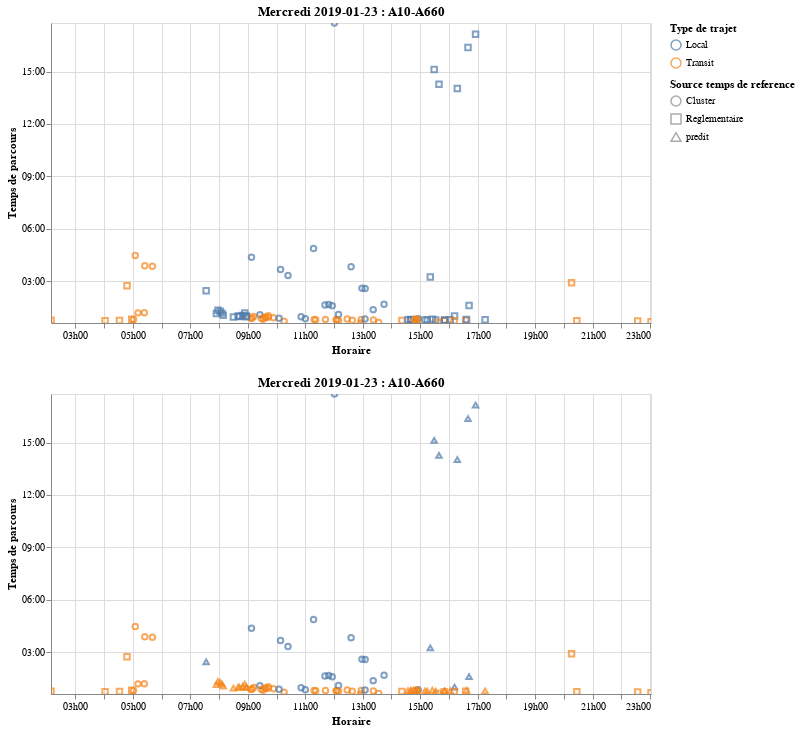

Notebook code for this chart:
### Code cell
alt.vconcat(g.graph_transit_filtre_multiple(test_p_graph,'2019-01-23 00:00:00', '2019-01-23 23:59:59','A10-A660', 1),
g.graph_transit_filtre_multiple(dico_df_transit['df_transit_marge0'],'2019-01-23 00:00:00', '2019-01-23 23:59:59','A10-A660', 1))

### Figure 1 — Vega-Lite specification as saved in the notebook (floating-point values rounded to 4 significant figures)
{"$schema": "https://vega.github.io/schema/vega-lite/v2.6.0.json", "config": {"view": {"height": 300, "width": 400}}, "datasets": {"data-1633c3f7c00e873c340463e4b9e9c2eb": [{"date_cam_1": "2019-01-23T02:09:05", "filtre_tps": "Transit", "tps_parcours": "2018-01-01T00:45:59", "type": "Reglementaire"}, {"date_cam_1": "2019-01-23T04:02:03", "filtre_tps": "Transit", "tps_parcours": "2018-01-01T00:43:50", "type": "Reglementaire"}, {"date_cam_1": "2019-01-23T04:32:01", "filtre_tps": "Transit", "tps_parcours": "2018-01-01T00:45:04", "type": "Reglementaire"}, {"date_cam_1": "2019-01-23T04:57:43", "filtre_tps": "Transit", "tps_parcours": "2018-01-01T00:49:22", "type": "Reglementaire"}, {"date_cam_1": "2019-01-23T05:01:16", "filtre_tps": "Transit", "tps_parcours": "2018-01-01T00:48:07", "type": "Cluster"}, {"date_cam_1": "2019-01-23T05:05:00", "filtre_tps": "Transit", "tps_parcours": "2018-01-01T04:28:25", "type": "Cluster"}, {"date_cam_1": "2019-01-23T05:10:40", "filtre_tps": "Transit", "tps_parcours": "2018-01-01T01:11:05", "type": "Cluster"}, {"date_cam_1": "2019-01-23T05:23:56", "filtre_tps": "Transit", "tps_parcours": "2018-01-01T01:11:49", "type": "Cluster"}, {"date_cam_1": "2019-01-23T05:24:55", "filtre_tps": "Transit", "tps_parcours": "2018-01-01T03:53:03", "type": "Cluster"}, {"date_cam_1": "2019-01-23T05:40:46", "filtre_tps": "Transit", "tps_parcours": "2018-01-01T03:51:15", "type": "Cluster"}, {"date_cam_1": "2019-01-23T09:08:54", "filtre_tps": "Transit", "tps_parcours": "2018-01-01T00:53:42", "type": "Cluster"}, {"date_cam_1": "2019-01-23T09:32:01", "filtre_tps": "Transit", "tps_parcours": "2018-01-01T00:49:02", "type": "Cluster"}, {"date_cam_1": "2019-01-23T10:15:53", "filtre_tps": "Transit", "tps_parcours": "2018-01-01T00:42:42", "type": "Cluster"}, {"date_cam_1": "2019-01-23T11:42:11", "filtre_tps": "Transit", "tps_parcours": "2018-01-01T00:48:03", "type": "Cluster"}, {"date_cam_1": "2019-01-23T12:35:41", "filtre_tps": "Local", "tps_parcours": "2018-01-01T03:49:25", "type": "Cluster"}, {"date_cam_1": "2019-01-23T17:15:33", "filtre_tps": "Transit", "tps_parcours": "2018-01-01T00:47:12", "type": "predit"}, {"date_cam_1": "2019-01-23T22:34:06", "filtre_tps": "Transit", "tps_parcours": "2018-01-01T00:43:31", "type": "Reglementaire"}, {"date_cam_1": "2019-01-23T23:01:54", "filtre_tps": "Transit", "tps_parcours": "2018-01-01T00:40:57", "type": "Reglementaire"}, {"date_cam_1": "2019-01-23T04:47:52", "filtre_tps": "Transit", "tps_parcours": "2018-01-01T02:44:08", "type": "Reglementaire"}, {"date_cam_1": "2019-01-23T07:33:04", "filtre_tps": "Local", "tps_parcours": "2018-01-01T02:26:52", "type": "predit"}, {"date_cam_1": "2019-01-23T07:57:39", "filtre_tps": "Transit", "tps_parcours": "2018-01-01T01:19:49", "type": "predit"}, {"date_cam_1": "2019-01-23T08:02:22", "filtre_tps": "Transit", "tps_parcours": "2018-01-01T01:16:37", "type": "predit"}, {"date_cam_1": "2019-01-23T08:05:54", "filtre_tps": "Transit", "tps_parcours": "2018-01-01T01:10:12", "type": "predit"}, {"date_cam_1": "2019-01-23T08:08:39", "filtre_tps": "Transit", "tps_parcours": "2018-01-01T01:02:55", "type": "predit"}, {"date_cam_1": "2019-01-23T08:29:57", "filtre_tps": "Transit", "tps_parcours": "2018-01-01T00:56:37", "type": "predit"}, {"date_cam_1": "2019-01-23T08:39:49", "filtre_tps": "Transit", "tps_parcours": "2018-01-01T00:59:57", "type": "predit"}, {"date_cam_1": "2019-01-23T08:49:14", "filtre_tps": "Transit", "tps_parcours": "2018-01-01T01:02:10", "type": "predit"}, {"date_cam_1": "2019-01-23T08:53:39", "filtre_tps": "Transit", "tps_parcours": "2018-01-01T01:10:19", "type": "predit"}, {"date_cam_1": "2019-01-23T08:57:23", "filtre_tps": "Transit", "tps_parcours": "2018-01-01T00:59:59", "type": "predit"}, {"date_cam_1": "2019-01-23T09:06:44", "filtre_tps": "Transit", "tps_parcours": "2018-01-01T00:52:08", "type": "Cluster"}, {"date_cam_1": "2019-01-23T09:07:42", "filtre_tps": "Local", "tps_parcours": "2018-01-01T04:22:10", "type": "Cluster"}, {"date_cam_1": "2019-01-23T09:12:22", "filtre_tps": "Transit", "tps_parcours": "2018-01-01T00:58:20", "type": "Cluster"}, {"date_cam_1": "2019-01-23T09:25:18", "filtre_tps": "Local", "tps_parcours": "2018-01-01T01:05:03", "type": "Cluster"}, {"date_cam_1": "2019-01-23T09:28:08", "filtre_tps": "Transit", "tps_parcours": "2018-01-01T00:52:47", "type": "Cluster"}, {"date_cam_1": "2019-01-23T09:36:30", "filtre_tps": "Transit", "tps_parcours": "2018-01-01T00:56:16", "type": "Cluster"}, {"date_cam_1": "2019-01-23T09:36:34", "filtre_tps": "Transit", "tps_parcours": "2018-01-01T00:56:14", "type": "Cluster"}, {"date_cam_1": "2019-01-23T09:42:26", "filtre_tps": "Transit", "tps_parcours": "2018-01-01T00:56:25", "type": "Cluster"}, {"date_cam_1": "2019-01-23T09:42:51", "filtre_tps": "Transit", "tps_parcours": "2018-01-01T01:01:36", "type": "Cluster"}, {"date_cam_1": "2019-01-23T09:53:43", "filtre_tps": "Transit", "tps_parcours": "2018-01-01T00:54:08", "type": "Cluster"}, {"date_cam_1": "2019-01-23T10:05:21", "filtre_tps": "Local", "tps_parcours": "2018-01-01T00:52:31", "type": "Cluster"}, {"date_cam_1": "2019-01-23T10:51:22", "filtre_tps": "Local", "tps_parcours": "2018-01-01T00:57:38", "type": "Cluster"}, {"date_cam_1": "2019-01-23T11:00:09", "filtre_tps": "Local", "tps_parcours": "2018-01-01T00:50:49", "type": "Cluster"}, {"date_cam_1": "2019-01-23T11:17:16", "filtre_tps": "Local", "tps_parcours": "2018-01-01T04:52:18", "type": "Cluster"}, {"date_cam_1": "2019-01-23T11:18:27", "filtre_tps": "Transit", "tps_parcours": "2018-01-01T00:48:07", "type": "Cluster"}, {"date_cam_1": "2019-01-23T11:21:52", "filtre_tps": "Transit", "tps_parcours": "2018-01-01T00:47:19", "type": "Cluster"}, {"date_cam_1": "2019-01-23T11:41:11", "filtre_tps": "Local", "tps_parcours": "2018-01-01T01:38:18", "type": "Cluster"}, {"date_cam_1": "2019-01-23T11:48:54", "filtre_tps": "Local", "tps_parcours": "2018-01-01T01:39:29", "type": "Cluster"}, {"date_cam_1": "2019-01-23T11:56:16", "filtre_tps": "Local", "tps_parcours": "2018-01-01T01:35:45", "type": "Cluster"}, {"date_cam_1": "2019-01-23T12:04:27", "filtre_tps": "Transit", "tps_parcours": "2018-01-01T00:47:34", "type": "Cluster"}, {"date_cam_1": "2019-01-23T12:05:39", "filtre_tps": "Transit", "tps_parcours": "2018-01-01T00:47:26", "type": "Cluster"}, {"date_cam_1": "2019-01-23T12:09:22", "filtre_tps": "Local", "tps_parcours": "2018-01-01T01:05:31", "type": "Cluster"}, {"date_cam_1": "2019-01-23T12:09:25", "filtre_tps": "Transit", "tps_parcours": "2018-01-01T00:45:43", "type": "Cluster"}, {"date_cam_1": "2019-01-23T12:27:40", "filtre_tps": "Transit", "tps_parcours": "2018-01-01T00:49:50", "type": "Cluster"}, {"date_cam_1": "2019-01-23T12:38:09", "filtre_tps": "Transit", "tps_parcours": "2018-01-01T00:45:52", "type": "Cluster"}, {"date_cam_1": "2019-01-23T12:55:25", "filtre_tps": "Transit", "tps_parcours": "2018-01-01T00:36:17", "type": "Cluster"}, {"date_cam_1": "2019-01-23T12:56:54", "filtre_tps": "Transit", "tps_parcours": "2018-01-01T00:47:56", "type": "Cluster"}, {"date_cam_1": "2019-01-23T12:58:24", "filtre_tps": "Local", "tps_parcours": "2018-01-01T02:35:22", "type": "Cluster"}, {"date_cam_1": "2019-01-23T13:04:49", "filtre_tps": "Local", "tps_parcours": "2018-01-01T00:50:10", "type": "Cluster"}, {"date_cam_1": "2019-01-23T13:21:49", "filtre_tps": "Local", "tps_parcours": "2018-01-01T01:22:13", "type": "Cluster"}, {"date_cam_1": "2019-01-23T13:33:16", "filtre_tps": "Transit", "tps_parcours": "2018-01-01T00:37:52", "type": "Cluster"}, {"date_cam_1": "2019-01-23T14:21:52", "filtre_tps": "Transit", "tps_parcours": "2018-01-01T00:44:43", "type": "Reglementaire"}, {"date_cam_1": "2019-01-23T14:34:36", "filtre_tps": "Transit", "tps_parcours": "2018-01-01T00:47:48", "type": "predit"}, {"date_cam_1": "2019-01-23T14:40:02", "filtre_tps": "Transit", "tps_parcours": "2018-01-01T00:48:36", "type": "predit"}, {"date_cam_1": "2019-01-23T14:41:13", "filtre_tps": "Transit", "tps_parcours": "2018-01-01T00:46:40", "type": "predit"}, {"date_cam_1": "2019-01-23T14:48:05", "filtre_tps": "Transit", "tps_parcours": "2018-01-01T00:46:45", "type": "Cluster"}, {"date_cam_1": "2019-01-23T14:54:16", "filtre_tps": "Transit", "tps_parcours": "2018-01-01T00:47:00", "type": "Cluster"}, {"date_cam_1": "2019-01-23T15:10:00", "filtre_tps": "Transit", "tps_parcours": "2018-01-01T00:47:01", "type": "predit"}, {"date_cam_1": "2019-01-23T15:14:46", "filtre_tps": "Transit", "tps_parcours": "2018-01-01T00:46:29", "type": "predit"}, {"date_cam_1": "2019-01-23T15:21:03", "filtre_tps": "Local", "tps_parcours": "2018-01-01T03:14:22", "type": "predit"}, {"date_cam_1": "2019-01-23T15:25:24", "filtre_tps": "Transit", "tps_parcours": "2018-01-01T00:49:36", "type": "predit"}, {"date_cam_1": "2019-01-23T15:32:19", "filtre_tps": "Transit", "tps_parcours": "2018-01-01T00:46:24", "type": "predit"}, {"date_cam_1": "2019-01-23T15:51:05", "filtre_tps": "Transit", "tps_parcours": "2018-01-01T00:46:40", "type": "predit"}, {"date_cam_1": "2019-01-23T16:02:43", "filtre_tps": "Transit", "tps_parcours": "2018-01-01T00:47:42", "type": "predit"}, {"date_cam_1": "2019-01-23T16:11:43", "filtre_tps": "Local", "tps_parcours": "2018-01-01T00:59:58", "type": "predit"}, {"date_cam_1": "2019-01-23T16:34:49", "filtre_tps": "Transit", "tps_parcours": "2018-01-01T00:45:21", "type": "Reglementaire"}, {"date_cam_1": "2019-01-23T16:36:48", "filtre_tps": "Transit", "tps_parcours": "2018-01-01T00:48:34", "type": "predit"}, {"date_cam_1": "2019-01-23T16:41:59", "filtre_tps": "Local", "tps_parcours": "2018-01-01T01:36:17", "type": "predit"}, {"date_cam_1": "2019-01-23T20:27:03", "filtre_tps": "Transit", "tps_parcours": "2018-01-01T00:44:09", "type": "Reglementaire"}, {"date_cam_1": "2019-01-23T07:54:26", "filtre_tps": "Transit", "tps_parcours": "2018-01-01T01:08:36", "type": "predit"}, {"date_cam_1": "2019-01-23T10:08:25", "filtre_tps": "Local", "tps_parcours": "2018-01-01T03:40:10", "type": "Cluster"}, {"date_cam_1": "2019-01-23T10:23:58", "filtre_tps": "Local", "tps_parcours": "2018-01-01T03:19:41", "type": "Cluster"}, {"date_cam_1": "2019-01-23T14:55:39", "filtre_tps": "Local", "tps_parcours": "2018-01-01T00:51:07", "type": "Cluster"}, {"date_cam_1": "2019-01-23T16:17:31", "filtre_tps": "Local", "tps_parcours": "2018-01-01T14:01:33", "type": "predit"}, {"date_cam_1": "2019-01-23T16:39:48", "filtre_tps": "Local", "tps_parcours": "2018-01-01T16:22:13", "type": "predit"}, {"date_cam_1": "2019-01-23T08:42:40", "filtre_tps": "Transit", "tps_parcours": "2018-01-01T00:58:56", "type": "predit"}, {"date_cam_1": "2019-01-23T08:56:37", "filtre_tps": "Transit", "tps_parcours": "2018-01-01T00:57:47", "type": "predit"}, {"date_cam_1": "2019-01-23T12:00:58", "filtre_tps": "Local", "tps_parcours": "2018-01-01T17:46:42", "type": "Cluster"}, {"date_cam_1": "2019-01-23T13:22:13", "filtre_tps": "Transit", "tps_parcours": "2018-01-01T00:46:49", "type": "Cluster"}, {"date_cam_1": "2019-01-23T13:44:31", "filtre_tps": "Local", "tps_parcours": "2018-01-01T01:40:39", "type": "Cluster"}, {"date_cam_1": "2019-01-23T14:49:36", "filtre_tps": "Transit", "tps_parcours": "2018-01-01T00:49:52", "type": "Cluster"}, {"date_cam_1": "2019-01-23T14:52:29", "filtre_tps": "Transit", "tps_parcours": "2018-01-01T00:40:39", "type": "Cluster"}, {"date_cam_1": "2019-01-23T14:54:13", "filtre_tps": "Transit", "tps_parcours": "2018-01-01T00:48:28", "type": "Cluster"}, {"date_cam_1": "2019-01-23T15:29:08", "filtre_tps": "Local", "tps_parcours": "2018-01-01T15:07:16", "type": "predit"}, {"date_cam_1": "2019-01-23T15:37:48", "filtre_tps": "Transit", "tps_parcours": "2018-01-01T00:37:44", "type": "Reglementaire"}, {"date_cam_1": "2019-01-23T15:39:13", "filtre_tps": "Local", "tps_parcours": "2018-01-01T14:16:16", "type": "predit"}, {"date_cam_1": "2019-01-23T15:50:05", "filtre_tps": "Transit", "tps_parcours": "2018-01-01T00:44:11", "type": "Reglementaire"}, {"date_cam_1": "2019-01-23T13:05:01", "filtre_tps": "Local", "tps_parcours": "2018-01-01T02:34:39", "type": "Cluster"}, {"date_cam_1": "2019-01-23T15:51:15", "filtre_tps": "Transit", "tps_parcours": "2018-01-01T00:46:00", "type": "predit"}, {"date_cam_1": "2019-01-23T16:10:47", "filtre_tps": "Transit", "tps_parcours": "2018-01-01T00:44:23", "type": "Reglementaire"}, {"date_cam_1": "2019-01-23T16:55:35", "filtre_tps": "Local", "tps_parcours": "2018-01-01T17:08:15", "type": "predit"}, {"date_cam_1": "2019-01-23T20:16:02", "filtre_tps": "Transit", "tps_parcours": "2018-01-01T02:54:11", "type": "Reglementaire"}], "data-adf0dc369b7944dc29a86006e8247305": [{"date_cam_1": "2019-01-23T02:09:05", "filtre_tps": "Transit", "tps_parcours": "2018-01-01T00:45:59", "type": "Reglementaire"}, {"date_cam_1": "2019-01-23T04:02:03", "filtre_tps": "Transit", "tps_parcours": "2018-01-01T00:43:50", "type": "Reglementaire"}, {"date_cam_1": "2019-01-23T04:32:01", "filtre_tps": "Transit", "tps_parcours": "2018-01-01T00:45:04", "type": "Reglementaire"}, {"date_cam_1": "2019-01-23T04:57:43", "filtre_tps": "Transit", "tps_parcours": "2018-01-01T00:49:22", "type": "Reglementaire"}, {"date_cam_1": "2019-01-23T05:01:16", "filtre_tps": "Transit", "tps_parcours": "2018-01-01T00:48:07", "type": "Cluster"}, {"date_cam_1": "2019-01-23T05:05:00", "filtre_tps": "Transit", "tps_parcours": "2018-01-01T04:28:25", "type": "Cluster"}, {"date_cam_1": "2019-01-23T05:10:40", "filtre_tps": "Transit", "tps_parcours": "2018-01-01T01:11:05", "type": "Cluster"}, {"date_cam_1": "2019-01-23T05:23:56", "filtre_tps": "Transit", "tps_parcours": "2018-01-01T01:11:49", "type": "Cluster"}, {"date_cam_1": "2019-01-23T05:24:55", "filtre_tps": "Transit", "tps_parcours": "2018-01-01T03:53:03", "type": "Cluster"}, {"date_cam_1": "2019-01-23T05:40:46", "filtre_tps": "Transit", "tps_parcours": "2018-01-01T03:51:15", "type": "Cluster"}, {"date_cam_1": "2019-01-23T09:08:54", "filtre_tps": "Transit", "tps_parcours": "2018-01-01T00:53:42", "type": "Cluster"}, {"date_cam_1": "2019-01-23T09:32:01", "filtre_tps": "Transit", "tps_parcours": "2018-01-01T00:49:02", "type": "Cluster"}, {"date_cam_1": "2019-01-23T10:15:53", "filtre_tps": "Transit", "tps_parcours": "2018-01-01T00:42:42", "type": "Cluster"}, {"date_cam_1": "2019-01-23T11:42:11", "filtre_tps": "Transit", "tps_parcours": "2018-01-01T00:48:03", "type": "Cluster"}, {"date_cam_1": "2019-01-23T12:35:41", "filtre_tps": "Local", "tps_parcours": "2018-01-01T03:49:25", "type": "Cluster"}, {"date_cam_1": "2019-01-23T17:15:33", "filtre_tps": "Local", "tps_parcours": "2018-01-01T00:47:12", "type": "Reglementaire"}, {"date_cam_1": "2019-01-23T22:34:06", "filtre_tps": "Transit", "tps_parcours": "2018-01-01T00:43:31", "type": "Reglementaire"}, {"date_cam_1": "2019-01-23T23:01:54", "filtre_tps": "Transit", "tps_parcours": "2018-01-01T00:40:57", "type": "Reglementaire"}, {"date_cam_1": "2019-01-23T04:47:52", "filtre_tps": "Transit", "tps_parcours": "2018-01-01T02:44:08", "type": "Reglementaire"}, {"date_cam_1": "2019-01-23T07:33:04", "filtre_tps": "Local", "tps_parcours": "2018-01-01T02:26:52", "type": "Reglementaire"}, {"date_cam_1": "2019-01-23T07:57:39", "filtre_tps": "Local", "tps_parcours": "2018-01-01T01:19:49", "type": "Reglementaire"}, {"date_cam_1": "2019-01-23T08:02:22", "filtre_tps": "Local", "tps_parcours": "2018-01-01T01:16:37", "type": "Reglementaire"}, {"date_cam_1": "2019-01-23T08:05:54", "filtre_tps": "Local", "tps_parcours": "2018-01-01T01:10:12", "type": "Reglementaire"}, {"date_cam_1": "2019-01-23T08:08:39", "filtre_tps": "Local", "tps_parcours": "2018-01-01T01:02:55", "type": "Reglementaire"}, {"date_cam_1": "2019-01-23T08:29:57", "filtre_tps": "Local", "tps_parcours": "2018-01-01T00:56:37", "type": "Reglementaire"}, {"date_cam_1": "2019-01-23T08:39:49", "filtre_tps": "Local", "tps_parcours": "2018-01-01T00:59:57", "type": "Reglementaire"}, {"date_cam_1": "2019-01-23T08:49:14", "filtre_tps": "Local", "tps_parcours": "2018-01-01T01:02:10", "type": "Reglementaire"}, {"date_cam_1": "2019-01-23T08:53:39", "filtre_tps": "Local", "tps_parcours": "2018-01-01T01:10:19", "type": "Reglementaire"}, {"date_cam_1": "2019-01-23T08:57:23", "filtre_tps": "Local", "tps_parcours": "2018-01-01T00:59:59", "type": "Reglementaire"}, {"date_cam_1": "2019-01-23T09:06:44", "filtre_tps": "Transit", "tps_parcours": "2018-01-01T00:52:08", "type": "Cluster"}, {"date_cam_1": "2019-01-23T09:07:42", "filtre_tps": "Local", "tps_parcours": "2018-01-01T04:22:10", "type": "Cluster"}, {"date_cam_1": "2019-01-23T09:12:22", "filtre_tps": "Transit", "tps_parcours": "2018-01-01T00:58:20", "type": "Cluster"}, {"date_cam_1": "2019-01-23T09:25:18", "filtre_tps": "Local", "tps_parcours": "2018-01-01T01:05:03", "type": "Cluster"}, {"date_cam_1": "2019-01-23T09:28:08", "filtre_tps": "Transit", "tps_parcours": "2018-01-01T00:52:47", "type": "Cluster"}, {"date_cam_1": "2019-01-23T09:36:30", "filtre_tps": "Transit", "tps_parcours": "2018-01-01T00:56:16", "type": "Cluster"}, {"date_cam_1": "2019-01-23T09:36:34", "filtre_tps": "Transit", "tps_parcours": "2018-01-01T00:56:14", "type": "Cluster"}, {"date_cam_1": "2019-01-23T09:42:26", "filtre_tps": "Transit", "tps_parcours": "2018-01-01T00:56:25", "type": "Cluster"}, {"date_cam_1": "2019-01-23T09:42:51", "filtre_tps": "Transit", "tps_parcours": "2018-01-01T01:01:36", "type": "Cluster"}, {"date_cam_1": "2019-01-23T09:53:43", "filtre_tps": "Transit", "tps_parcours": "2018-01-01T00:54:08", "type": "Cluster"}, {"date_cam_1": "2019-01-23T10:05:21", "filtre_tps": "Local", "tps_parcours": "2018-01-01T00:52:31", "type": "Cluster"}, {"date_cam_1": "2019-01-23T10:51:22", "filtre_tps": "Local", "tps_parcours": "2018-01-01T00:57:38", "type": "Cluster"}, {"date_cam_1": "2019-01-23T11:00:09", "filtre_tps": "Local", "tps_parcours": "2018-01-01T00:50:49", "type": "Cluster"}, {"date_cam_1": "2019-01-23T11:17:16", "filtre_tps": "Local", "tps_parcours": "2018-01-01T04:52:18", "type": "Cluster"}, {"date_cam_1": "2019-01-23T11:18:27", "filtre_tps": "Transit", "tps_parcours": "2018-01-01T00:48:07", "type": "Cluster"}, {"date_cam_1": "2019-01-23T11:21:52", "filtre_tps": "Transit", "tps_parcours": "2018-01-01T00:47:19", "type": "Cluster"}, {"date_cam_1": "2019-01-23T11:41:11", "filtre_tps": "Local", "tps_parcours": "2018-01-01T01:38:18", "type": "Cluster"}, {"date_cam_1": "2019-01-23T11:48:54", "filtre_tps": "Local", "tps_parcours": "2018-01-01T01:39:29", "type": "Cluster"}, {"date_cam_1": "2019-01-23T11:56:16", "filtre_tps": "Local", "tps_parcours": "2018-01-01T01:35:45", "type": "Cluster"}, {"date_cam_1": "2019-01-23T12:04:27", "filtre_tps": "Transit", "tps_parcours": "2018-01-01T00:47:34", "type": "Cluster"}, {"date_cam_1": "2019-01-23T12:05:39", "filtre_tps": "Transit", "tps_parcours": "2018-01-01T00:47:26", "type": "Cluster"}, {"date_cam_1": "2019-01-23T12:09:22", "filtre_tps": "Local", "tps_parcours": "2018-01-01T01:05:31", "type": "Cluster"}, {"date_cam_1": "2019-01-23T12:09:25", "filtre_tps": "Transit", "tps_parcours": "2018-01-01T00:45:43", "type": "Cluster"}, {"date_cam_1": "2019-01-23T12:27:40", "filtre_tps": "Transit", "tps_parcours": "2018-01-01T00:49:50", "type": "Cluster"}, {"date_cam_1": "2019-01-23T12:38:09", "filtre_tps": "Transit", "tps_parcours": "2018-01-01T00:45:52", "type": "Cluster"}, {"date_cam_1": "2019-01-23T12:55:25", "filtre_tps": "Transit", "tps_parcours": "2018-01-01T00:36:17", "type": "Cluster"}, {"date_cam_1": "2019-01-23T12:56:54", "filtre_tps": "Transit", "tps_parcours": "2018-01-01T00:47:56", "type": "Cluster"}, {"date_cam_1": "2019-01-23T12:58:24", "filtre_tps": "Local", "tps_parcours": "2018-01-01T02:35:22", "type": "Cluster"}, {"date_cam_1": "2019-01-23T13:04:49", "filtre_tps": "Local", "tps_parcours": "2018-01-01T00:50:10", "type": "Cluster"}, {"date_cam_1": "2019-01-23T13:21:49", "filtre_tps": "Local", "tps_parcours": "2018-01-01T01:22:13", "type": "Cluster"}, {"date_cam_1": "2019-01-23T13:33:16", "filtre_tps": "Transit", "tps_parcours": "2018-01-01T00:37:52", "type": "Cluster"}, {"date_cam_1": "2019-01-23T14:21:52", "filtre_tps": "Transit", "tps_parcours": "2018-01-01T00:44:43", "type": "Reglementaire"}, {"date_cam_1": "2019-01-23T14:34:36", "filtre_tps": "Local", "tps_parcours": "2018-01-01T00:47:48", "type": "Reglementaire"}, {"date_cam_1": "2019-01-23T14:40:02", "filtre_tps": "Local", "tps_parcours": "2018-01-01T00:48:36", "type": "Reglementaire"}, {"date_cam_1": "2019-01-23T14:41:13", "filtre_tps": "Local", "tps_parcours": "2018-01-01T00:46:40", "type": "Reglementaire"}, {"date_cam_1": "2019-01-23T14:48:05", "filtre_tps": "Transit", "tps_parcours": "2018-01-01T00:46:45", "type": "Cluster"}, {"date_cam_1": "2019-01-23T14:54:16", "filtre_tps": "Transit", "tps_parcours": "2018-01-01T00:47:00", "type": "Cluster"}, {"date_cam_1": "2019-01-23T15:10:00", "filtre_tps": "Local", "tps_parcours": "2018-01-01T00:47:01", "type": "Reglementaire"}, {"date_cam_1": "2019-01-23T15:14:46", "filtre_tps": "Local", "tps_parcours": "2018-01-01T00:46:29", "type": "Reglementaire"}, {"date_cam_1": "2019-01-23T15:21:03", "filtre_tps": "Local", "tps_parcours": "2018-01-01T03:14:22", "type": "Reglementaire"}, {"date_cam_1": "2019-01-23T15:25:24", "filtre_tps": "Local", "tps_parcours": "2018-01-01T00:49:36", "type": "Reglementaire"}, {"date_cam_1": "2019-01-23T15:32:19", "filtre_tps": "Local", "tps_parcours": "2018-01-01T00:46:24", "type": "Reglementaire"}, {"date_cam_1": "2019-01-23T15:51:05", "filtre_tps": "Local", "tps_parcours": "2018-01-01T00:46:40", "type": "Reglementaire"}, {"date_cam_1": "2019-01-23T16:02:43", "filtre_tps": "Local", "tps_parcours": "2018-01-01T00:47:42", "type": "Reglementaire"}, {"date_cam_1": "2019-01-23T16:11:43", "filtre_tps": "Local", "tps_parcours": "2018-01-01T00:59:58", "type": "Reglementaire"}, {"date_cam_1": "2019-01-23T16:34:49", "filtre_tps": "Transit", "tps_parcours": "2018-01-01T00:45:21", "type": "Reglementaire"}, {"date_cam_1": "2019-01-23T16:36:48", "filtre_tps": "Local", "tps_parcours": "2018-01-01T00:48:34", "type": "Reglementaire"}, {"date_cam_1": "2019-01-23T16:41:59", "filtre_tps": "Local", "tps_parcours": "2018-01-01T01:36:17", "type": "Reglementaire"}, {"date_cam_1": "2019-01-23T20:27:03", "filtre_tps": "Transit", "tps_parcours": "2018-01-01T00:44:09", "type": "Reglementaire"}, {"date_cam_1": "2019-01-23T07:54:26", "filtre_tps": "Local", "tps_parcours": "2018-01-01T01:08:36", "type": "Reglementaire"}, {"date_cam_1": "2019-01-23T10:08:25", "filtre_tps": "Local", "tps_parcours": "2018-01-01T03:40:10", "type": "Cluster"}, {"date_cam_1": "2019-01-23T10:23:58", "filtre_tps": "Local", "tps_parcours": "2018-01-01T03:19:41", "type": "Cluster"}, {"date_cam_1": "2019-01-23T14:55:39", "filtre_tps": "Local", "tps_parcours": "2018-01-01T00:51:07", "type": "Cluster"}, {"date_cam_1": "2019-01-23T16:17:31", "filtre_tps": "Local", "tps_parcours": "2018-01-01T14:01:33", "type": "Reglementaire"}, {"date_cam_1": "2019-01-23T16:39:48", "filtre_tps": "Local", "tps_parcours": "2018-01-01T16:22:13", "type": "Reglementaire"}, {"date_cam_1": "2019-01-23T08:42:40", "filtre_tps": "Local", "tps_parcours": "2018-01-01T00:58:56", "type": "Reglementaire"}, {"date_cam_1": "2019-01-23T08:56:37", "filtre_tps": "Local", "tps_parcours": "2018-01-01T00:57:47", "type": "Reglementaire"}, {"date_cam_1": "2019-01-23T12:00:58", "filtre_tps": "Local", "tps_parcours": "2018-01-01T17:46:42", "type": "Cluster"}, {"date_cam_1": "2019-01-23T13:22:13", "filtre_tps": "Transit", "tps_parcours": "2018-01-01T00:46:49", "type": "Cluster"}, {"date_cam_1": "2019-01-23T13:44:31", "filtre_tps": "Local", "tps_parcours": "2018-01-01T01:40:39", "type": "Cluster"}, {"date_cam_1": "2019-01-23T14:49:36", "filtre_tps": "Transit", "tps_parcours": "2018-01-01T00:49:52", "type": "Cluster"}, {"date_cam_1": "2019-01-23T14:52:29", "filtre_tps": "Transit", "tps_parcours": "2018-01-01T00:40:39", "type": "Cluster"}, {"date_cam_1": "2019-01-23T14:54:13", "filtre_tps": "Transit", "tps_parcours": "2018-01-01T00:48:28", "type": "Cluster"}, {"date_cam_1": "2019-01-23T15:29:08", "filtre_tps": "Local", "tps_parcours": "2018-01-01T15:07:16", "type": "Reglementaire"}, {"date_cam_1": "2019-01-23T15:37:48", "filtre_tps": "Transit", "tps_parcours": "2018-01-01T00:37:44", "type": "Reglementaire"}, {"date_cam_1": "2019-01-23T15:39:13", "filtre_tps": "Local", "tps_parcours": "2018-01-01T14:16:16", "type": "Reglementaire"}, {"date_cam_1": "2019-01-23T15:50:05", "filtre_tps": "Transit", "tps_parcours": "2018-01-01T00:44:11", "type": "Reglementaire"}, {"date_cam_1": "2019-01-23T13:05:01", "filtre_tps": "Local", "tps_parcours": "2018-01-01T02:34:39", "type": "Cluster"}, {"date_cam_1": "2019-01-23T15:51:15", "filtre_tps": "Local", "tps_parcours": "2018-01-01T00:46:00", "type": "Reglementaire"}, {"date_cam_1": "2019-01-23T16:10:47", "filtre_tps": "Transit", "tps_parcours": "2018-01-01T00:44:23", "type": "Reglementaire"}, {"date_cam_1": "2019-01-23T16:55:35", "filtre_tps": "Local", "tps_parcours": "2018-01-01T17:08:15", "type": "Reglementaire"}, {"date_cam_1": "2019-01-23T20:16:02", "filtre_tps": "Transit", "tps_parcours": "2018-01-01T02:54:11", "type": "Reglementaire"}]}, "vconcat": [{"vconcat": [{"data": {"name": "data-adf0dc369b7944dc29a86006e8247305"}, "encoding": {"color": {"field": "filtre_tps", "legend": {"title": "Type de trajet"}, "type": "nominal"}, "shape": {"field": "type", "legend": {"title": "Source temps de reference"}, "type": "nominal"}, "tooltip": {"field": "tps_parcours", "timeUnit": "hoursminutes", "type": "temporal"}, "x": {"axis": {"format": "%Hh%M", "title": "Horaire"}, "field": "date_cam_1", "type": "temporal"}, "y": {"axis": {"format": "%H:%M", "title": "Temps de parcours"}, "field": "tps_parcours", "type": "temporal"}}, "mark": "point", "selection": {"selector4960": {"bind": "scales", "encodings": ["x", "y"], "mark": {"fill": "#333", "fillOpacity": 0.125, "stroke": "white"}, "on": "[mousedown, window:mouseup] > window:mousemove!", "resolve": "global", "translate": "[mousedown, window:mouseup] > window:mousemove!", "type": "interval", "zoom": "wheel!"}}, "title": "Mercredi 2019-01-23 : A10-A660", "width": 600}]}, {"vconcat": [{"data": {"name": "data-1633c3f7c00e873c340463e4b9e9c2eb"}, "encoding": {"color": {"field": "filtre_tps", "legend": {"title": "Type de trajet"}, "type": "nominal"}, "shape": {"field": "type", "legend": {"title": "Source temps de reference"}, "type": "nominal"}, "tooltip": {"field": "tps_parcours", "timeUnit": "hoursminutes", "type": "temporal"}, "x": {"axis": {"format": "%Hh%M", "title": "Horaire"}, "field": "date_cam_1", "type": "temporal"}, "y": {"axis": {"format": "%H:%M", "title": "Temps de parcours"}, "field": "tps_parcours", "type": "temporal"}}, "mark": "point", "selection": {"selector4961": {"bind": "scales", "encodings": ["x", "y"], "mark": {"fill": "#333", "fillOpacity": 0.125, "stroke": "white"}, "on": "[mousedown, window:mouseup] > window:mousemove!", "resolve": "global", "translate": "[mousedown, window:mouseup] > window:mousemove!", "type": "interval", "zoom": "wheel!"}}, "title": "Mercredi 2019-01-23 : A10-A660", "width": 600}]}]}
